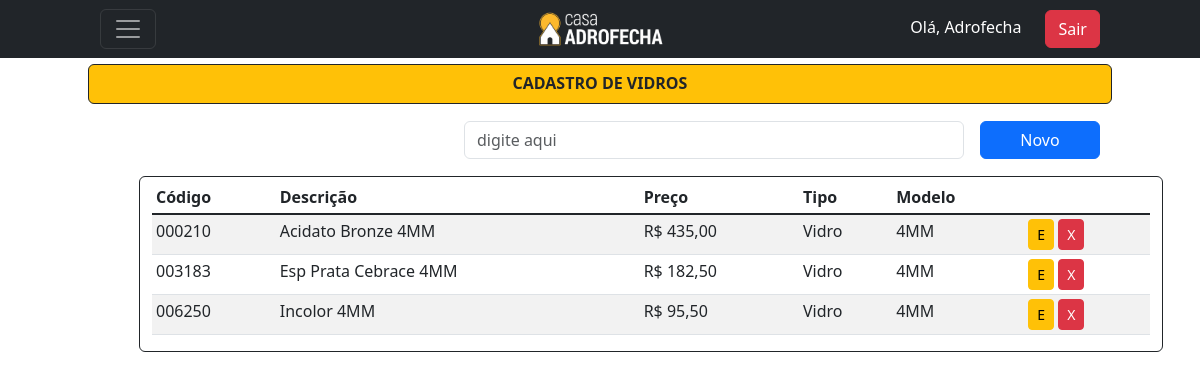
Page /listar/vidro/ (signed in) on the earlier database version.
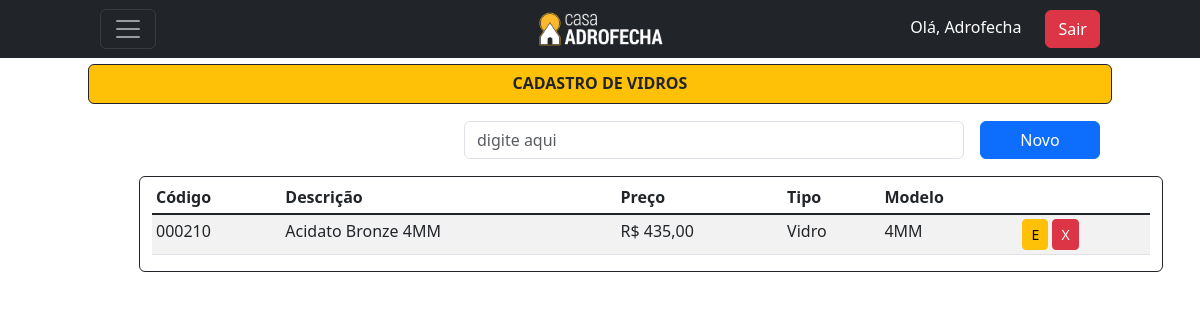
Same page on the later database version.
### cadastros/models.py (models this page shows, shortened)
class Vidro(models.Model):
    codigo = models.CharField(max_length=6, verbose_name="Código")
    descricao = models.CharField(max_length=150, verbose_name="Descrição")
    preco = models.DecimalField(decimal_places=2, max_digits=5, verbose_name="Preço")
    tipo = models.ForeignKey(Tipo, on_delete=models.PROTECT)
    modelo = models.ForeignKey(ModeloVidro, on_delete=models.PROTECT)
    class Meta:
        verbose_name = 'Vidro'
        verbose_name_plural = 'Vidros'
        ordering = ["descricao"]

class Tipo(models.Model):
    tipo = models.CharField(max_length=30, unique=True)
    class Meta:
        ordering = ["tipo"]
    def __str__(self):
        return self.tipo

class ModeloVidro(models.Model):
    modelo = models.CharField(max_length=10, unique=True)
    class Meta:
        verbose_name = 'Modelo Vidro'
        verbose_name_plural = 'Modelos Vidros'
        ordering = ["modelo"]
    def __str__(self):
        return self.modelo

### cadastros/views.py (the view)
# urls.py: path('listar/vidro/', VidroList.as_view(), name='listar-vidro'),
class VidroList(LoginRequiredMixin,PermissionRequiredMixin, ListView):
    model = Vidro
    template_name = 'cadastros/listas/Vidro.html'
    permission_required = 'cadastros.view_vidro'

### cadastros/templates/cadastros/listas/Vidro.html (shortened to what this page needs)
{% extends 'base.html' %}
{% block content %}
<header class="mt-5 pt-3">
  <div>
      <div class="bg-warning rounded text-dark border border-dark container h-10 d-flex align-items-center justify-content-center">
        <h1><strong>CADASTRO DE VIDROS</strong></h1>
      </div>
      <div class="mt-3 container h-10 d-flex align-items-center justify-content-end">
          <input type="email" class="form-control me-3" style="width: 500px;" id="exampleFormControlInput1" placeholder="digite aqui">
          <a href="{% url 'cadastrar-vidro' %}" style="width: 120px;" class="btn btn-primary bg-primary">Novo</a>
      </div>
  </div>
</header>
<div class="mt-3">
  <div class="row">
      <div class="col-1">
      </div>
      <div class="border border-dark rounded container">
          <table class="mt-1 table table-sm table-striped">
            <thead>
              <tr>
                <th scope="col ">Código</th>
                <th scope="col ">Descrição</th>
                <th scope="col ">Preço</th>
                <th scope="col ">Tipo</th>
                <th scope="col ">Modelo</th>
              </tr>
            </thead>
            <tbody class="table-group-divider ">
                {% for vidro in object_list %}
                <tr>
                    <td>{{ vidro.codigo }}</td>
                    <td>{{ vidro.descricao }}</td>
                    <td>R$ {{ vidro.preco }}</td>
                    <td>{{ vidro.tipo }}</td>
                    <td>{{ vidro.modelo }}</td>
                    <td>
                        <a href="{% url 'editar-vidro' vidro.pk %}" class="btn btn-warning btn-sm" title="Editar">E</a>
                        <a href="{% url 'excluir-vidro' vidro.pk %}" class="btn btn-danger btn-sm" title="Excluir">X</a>
                    </td>
                </tr>
                {% empty %}
                    <tr>
                        <td colspan="9">Nenhum Vidro cadastrado</td>
                    </tr>
                {% endfor %}
            </tbody>
          </table>
      </div>
  </div>
</div>
{% endblock %}

Differences in the rows shown:
removed Vidro: codigo "003183", descricao "Esp Prata Cebrace 4MM", preco "182,50", tipo "Vidro", modelo "4MM"
removed Vidro: codigo "006250", descricao "Incolor 4MM", preco "95,50", tipo "Vidro", modelo "4MM"
